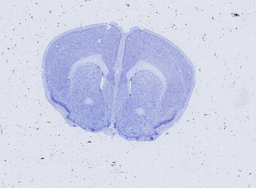
#> input picture sub-MD787_sample-1-0454_ce-nissl_BF.png, 256 x 193 px, shrunk from 840 x 632 before the run
$ jupyter execute 'MM to be uploaded to Github.ipynb'   (shell and % lines are left out)
#> lines starting #> are read from the running program, lines starting #| are printed output that depends on the picture; after the words box and inside, x2 and y2 are one past the last pixel; in counts of white or black regions, pixels touching at a corner belong together; long printed decimals are rounded
[cell 1]
import numpy as np
import scipy
import matplotlib.pyplot as plt
from scipy.interpolate import interpn
from scipy.sparse import diags
import time
import cProfile
import re
import skimage.measure
import pickle

[cell 2]
Image1=plt.imread('sub-MD787_sample-1-0454_ce-nissl_BF.png')
#> Image1 is the input picture: shape (193, 256, 4) float32; mean R, G, B, A 0.817, 0.834, 0.911, 1
Image1 = np.mean(Image1[...,:3],-1)
#> Image1: shape (193, 256) float32
ind = Image1>0.95
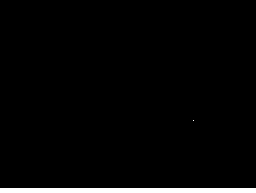
#> ind: shape (193, 256) bool; 2.6% white; 2 white regions (1 under 20 px), largest, box (x1, y1, x2, y2) and area: (0, 188, 256, 193) 1280
ind = np.prod(ind,1)==0
Image1 = Image1[ind]
#> Image1: shape (188, 256) float32
Image1=np.quantile(Image1,0.99)-Image1
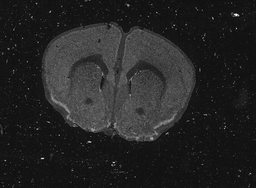
#> Image1: shape (188, 256) float32; min -0.0458, max 0.693, mean 0.061; drawn with min black and max white
Image1 = skimage.measure.block_reduce(Image1, (3,3), np.mean)
#> Image1: shape (63, 86) float32
Image1.shape
#> Out = (63, 86)

[cell 3]
Image0=plt.imread('sub-MD787_sample-1-0457_ce-nissl_BF.png')
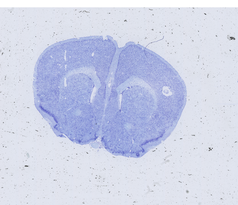
#> input picture sub-MD787_sample-1-0457_ce-nissl_BF.png, 238 x 205 px, shrunk from 780 x 672 before the run
#> Image0 is the input picture: shape (205, 238, 4) float32; mean R, G, B, A 0.809, 0.83, 0.912, 1
Image0 = np.mean(Image0[...,:3],-1)
#> Image0: shape (205, 238) float32
ind = Image0>0.95
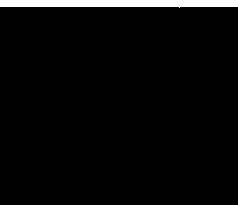
#> ind: shape (205, 238) bool; 3.4% white; 1 white region, box (x1, y1, x2, y2) and area: (0, 0, 238, 8) 1667
ind = np.prod(ind,1)==0
Image0 = Image0[ind]
#> Image0: shape (198, 238) float32
Image0=np.quantile(Image0,0.99)-Image0
Image0 = skimage.measure.block_reduce(Image0, (3,3), np.mean)
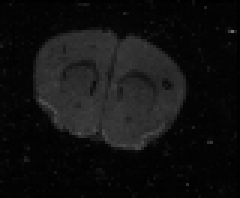
#> Image0: shape (66, 80) float32 (shown 3 times larger); min 0.00218, max 0.437, mean 0.0683
Image0.shape
#> Out = (66, 80)

[cell 4]
ImageList=[Image0,Image1]

[cell 5]
fig,ax = plt.subplots()
ax.imshow(Image1)

[cell 6]
fig,ax = plt.subplots()
ax.imshow(Image0)

[cell 7]
def SVD(thetan,cn,I,J,n,sigma):
    # set the standard deviation of Gaussian interpolation as sigma and write the rotation matrix at iteration n as Rn
    Rn=np.array([[np.cos(thetan),-np.sin(thetan)],[np.sin(thetan),np.cos(thetan)]])


    # set XIMatrix to be the (i,j)-coordinates of each pixel of image I
    locationI=np.meshgrid(np.linspace(0,I.shape[1]-1,I.shape[1]),np.linspace(0,I.shape[0]-1,I.shape[0]))
    XIMatrix=np.stack((locationI[1],locationI[0]),axis=-1)

    # Calculate the x-axis coordinates of the nearest point to the left of each transformed pixel of image I
    valX=(np.dot(XIMatrix,np.array([-dI[0]*Rn[1][0],dI[1]*Rn[0][0]]))+(Rn@XI[0][0])[0]+cn[0]-XJ[0][0][0])/dJ[1]

    # Keep only the non-negative x-axis coordinates


    valXmod=(valX>=(n+1))*valX

    # Keep only the non-nagative x-axis coordinates that are to the left of the rightmost x-axis coordinate of image J
    valXfinal=valXmod*(valXmod<=(nJ[1]-(n+1)))
    zeroX=(valX>=(n+1))*(valXmod<=(nJ[1]-(n+1)))

    # The x-axis distances between the transformed image I pixels and the nearest image J pixels
    diffx1=np.modf(valXfinal)[0]*dJ[1]

    # Calculate the y-axis coordinates of the nearest point under each transformed pixel of image I
    valY=(np.dot(XIMatrix,np.array([dI[0]*Rn[0][0],dI[1]*Rn[1][0]]))+(Rn@XI[0][0])[1]+cn[1]-XJ[0][0][1])/dJ[0]
    valYmod=(valY>=(n+1))*valY
    #print(val_.shape)

    # Restrict to only those coordinates within the range of image J.
    valYfinal=valYmod*(valYmod<=(nJ[0]-(n+1)))
    zeroY=(valY>=(n+1))*(valYmod<=(nJ[0]-(n+1)))

    # The x-axis and y-axis distances between the transformed image I pixels and the nearest image J pixels
    diffy1=np.modf(valYfinal)[0]*dJ[0]


    # Obtain the (i,j)-coordinates of the 16 neartest image J pixels for each of the transformed image I pixels
    locxJ=np.modf(valXfinal)[1]
    locyJ=np.modf(valYfinal)[1]
    Original=(np.stack((locyJ,locxJ),axis=-1)).astype(int)

    Jpoints = np.zeros([2*n,2*n,XI.shape[1],XI.shape[0],2],dtype=int)
    Diffs=np.zeros([2*n,2*n,2,XI.shape[1],XI.shape[0]])

    expon=np.zeros([2*n,2*n,XI.shape[1],XI.shape[0]])
    Jlist=np.zeros([2*n,2*n,XI.shape[1],XI.shape[0]])
    Jposition_1=np.zeros([2*n,2*n,XI.shape[1],XI.shape[0]])
    Jposition_2=np.zeros([2*n,2*n,XI.shape[1],XI.shape[0]])
    Jposition=np.zeros([2*n,2*n,XI.shape[1],XI.shape[0],2])
    W=np.zeros([2*n,2*n,XI.shape[1],XI.shape[0]])
    Cost=0
    WPsum=np.zeros([2*n,2*n,2])
    WQsum=np.zeros([2*n,2*n,2])
    WPsumm=np.array([0,0])
    WQsumm=np.array([0,0])
    for i in range(0,2*n):
        for j in range(0,2*n):
            Jpoints[i][j]=(Original-np.array([n-1,n-1])+np.array([i,j]))
            Diffs[i][j][0]=diffx1+(n-1-j)*dJ[1]
            Diffs[i][j][1]=diffy1+(n-1-i)*dJ[0]

            expon[i][j]=np.exp(-1*np.sum(np.square(Diffs[i][j]),axis=0)/(4*sigma**2))
            Jlist[i][j]=J[Jpoints[i][j][:,:,0].astype(int),Jpoints[i][j][:,:,1].astype(int)]
            Jposition_1[i][j]=XJ[:,:,0].T[Jpoints[i][j][:,:,0].astype(int),Jpoints[i][j][:,:,1].astype(int)]
            Jposition_2[i][j]=XJ[:,:,1].T[Jpoints[i][j][:,:,0].astype(int),Jpoints[i][j][:,:,1].astype(int)]
            Jposition[i][j]=np.stack((Jposition_1[i][j],Jposition_2[i][j]),axis=-1)
            W[i][j]=zeroX*zeroY*I*Jlist[i][j]*expon[i][j]
            Cost=Cost+np.sum(W[i][j])
            WPsum[i][j]=np.sum(np.sum(np.stack((W[i][j].T*XI[:,:,0],W[i][j].T*XI[:,:,1]),axis=-1),axis=0),axis=0)
            WPsumm=WPsumm+WPsum[i][j]
            WQsum[i][j]=np.sum(np.sum(np.stack((W[i][j]*Jposition_1[i,j],W[i][j]*Jposition_2[i,j]),axis=-1),axis=0),axis=0)
            WQsumm=WQsumm+WQsum[i][j]

    Pmean=WPsumm/Cost
    Qmean=WQsumm/Cost
    XInew=np.transpose(XI-Pmean,(1,0,2))
    XIreshape=np.reshape(XInew,(XInew.shape[0]*XInew.shape[1],2))
    XJnew=np.zeros([2*n,2*n,XI.shape[1],XI.shape[0],2])
    XJreshape=np.zeros([2*n,2*n,XI.shape[1]*XI.shape[0],2])
    Wdiag=[[None]*(2*n)]*(2*n)
    WYT=np.zeros([I.shape[0]*I.shape[1],2])
    for i in range(0,2*n):
        for j in range(0,2*n):
            XJnew[i][j]=Jposition[i][j]-Qmean
            XJreshape[i][j]=np.reshape(XJnew[i][j],(XJnew[i][j].shape[0]*XJnew[i][j].shape[1],2))
            Wdiag[i][j]=scipy.sparse.diags(W[i][j].flatten())
            WYT=WYT+Wdiag[i][j]@XJreshape[i][j]


    U,S,Vt = np.linalg.svd(XIreshape.T@WYT)

    # Extract the orthogonal matrix from the SVD decomposition
    OrthoMatrix = (U@Vt).T

    # Returns the rotation matrix, the translation vector, the angle of rotation, the truncated objective function and the smallest singular value
    return [OrthoMatrix,Qmean-OrthoMatrix@Pmean,np.arctan2(OrthoMatrix[1][0],OrthoMatrix[0][0]),Cost, np.min(S)]

[cell 8]
def Grad(thetan,cn,I,J,n,sigma):
    # n is the number of layers of neighborhood points
    # set the standard deviation of Gaussian interpolation as sigma and write the rotation matrix at iteration n as Rn
    Rn=np.array([[np.cos(thetan),-np.sin(thetan)],[np.sin(thetan),np.cos(thetan)]])
    dRn=np.array([[-np.sin(thetan),-np.cos(thetan)],[np.cos(thetan),-np.sin(thetan)]])


    # set XIMatrix to be the (i,j)-coordinates of each pixel of image I
    locationI=np.meshgrid(np.linspace(0,I.shape[1]-1,I.shape[1]),np.linspace(0,I.shape[0]-1,I.shape[0]))
    XIMatrix=np.stack((locationI[1],locationI[0]),axis=-1)

    # Calculate the x-axis coordinates of the nearest point to the left of each transformed pixel of image I
    valX=(np.dot(XIMatrix,np.array([-dI[0]*Rn[1][0],dI[1]*Rn[0][0]]))+(Rn@XI[0][0])[0]+cn[0]-XJ[0][0][0])/dJ[1]

    val_=(dRn[0][0]*XI+dRn[1][0]*np.array([-1,1])*np.flip(XI,axis=-1)).T

    # Keep only the non-negative x-axis coordinates
    valXmod=(valX>=(n+1))*valX

    # Keep only the non-nagative x-axis coordinates that are to the left of the rightmost x-axis coordinate of image J
    valXfinal=valXmod*(valXmod<=(nJ[1]-(n+1)))
    zeroX=(valX>=(n+1))*(valXmod<=(nJ[1]-(n+1)))

    # The x-axis distances between the transformed image I pixels and the nearest image J pixels
    diffx1=np.modf(valXfinal)[0]*dJ[1]
    #print('diffx1 is',diffx1[0][0])
    #print('dJ1 is',dJ[1])
    #print('test 1 is', test1)


    # Calculate the y-axis coordinates of the nearest point under each transformed pixel of image I
    valY=(np.dot(XIMatrix,np.array([dI[0]*Rn[0][0],dI[1]*Rn[1][0]]))+(Rn@XI[0][0])[1]+cn[1]-XJ[0][0][1])/dJ[0]
    valYmod=(valY>=(n+1))*valY

    # Restrict to only those coordinates within the range of image J.
    valYfinal=valYmod*(valYmod<=(nJ[0]-(n+1)))
    zeroY=(valY>=(n+1))*(valYmod<=(nJ[0]-(n+1)))

    # The x-axis and y-axis distances between the transformed image I pixels and the nearest image J pixels
    diffy1=np.modf(valYfinal)[0]*dJ[0]

    # Obtain the (i,j)-coordinates of the 16 neartest image J pixels for each of the transformed image I pixels
    locxJ=np.modf(valXfinal)[1]
    locyJ=np.modf(valYfinal)[1]

    Original=(np.stack((locyJ,locxJ),axis=-1)).astype(int)
    Jpoints = np.zeros([2*n,2*n,XI.shape[1],XI.shape[0],2])
    Diffs=np.zeros([2*n,2*n,2,XI.shape[1],XI.shape[0]])
    dotp=np.zeros([2*n,2*n,XI.shape[1],XI.shape[0]])
    expon=np.zeros([2*n,2*n,XI.shape[1],XI.shape[0]])
    Jlist=np.zeros([2*n,2*n,XI.shape[1],XI.shape[0]])
    Jposition_1=np.zeros([2*n,2*n,XI.shape[1],XI.shape[0]])
    Jposition_2=np.zeros([2*n,2*n,XI.shape[1],XI.shape[0]])
    Jposition=np.zeros([2*n,2*n,XI.shape[1],XI.shape[0],2])
    W=np.zeros([2*n,2*n,XI.shape[1],XI.shape[0]])
    Wa=np.zeros([2*n,2*n])
    Wb=np.zeros([2*n,2*n])
    Wc=np.zeros([2*n,2*n])
    Cost=0
    vect1=0
    vect2=0
    vect3=0
    for i in range(0,2*n):
        for j in range(0,2*n):
            Jpoints[i][j]=(Original-np.array([n-1,n-1])+np.array([i,j])).astype(int)
            Diffs[i][j][0]=diffx1+(n-1-j)*dJ[1]
            Diffs[i][j][1]=diffy1+(n-1-i)*dJ[0]
            dotp[i][j]=Diffs[i][j][0]*val_[0,:,:]+Diffs[i][j][1]*val_[1,:,:]
            expon[i][j]=np.exp(-1*np.sum(np.square(Diffs[i][j]),axis=0)/(4*sigma**2))
            Jlist[i][j]=J[Jpoints[i][j][:,:,0].astype(int),Jpoints[i][j][:,:,1].astype(int)]

            W[i][j]=zeroX*zeroY*I*Jlist[i][j]*expon[i][j]
            Cost=Cost+np.sum(W[i][j])
            Wa[i][j]=np.sum(W[i][j]*dotp[i][j])
            vect1=vect1+Wa[i][j]
            Wb[i][j]=np.sum(W[i][j]*Diffs[i][j][0])
            vect2=vect2+Wb[i][j]
            Wc[i][j]=np.sum(W[i][j]*Diffs[i][j][1])
            vect3=vect3+Wc[i][j]
    return [np.array([vect1,vect2,vect3]),Cost]

[cell 9]
def NestMM(theta,c,iteration,I,J,n,sigma):
    Cost=[]
    start=time.time()
    Time=[]
    thetaclist=[]
    thetaxlist=[theta,theta]
    cxlist=[c,c]
    for it in range(0,iteration):
        SVD1=SVD(theta,c,I,J,n,sigma)
        thetaxx=SVD1[2]
        cxx=SVD1[1]
        thetaxlist[0]=thetaxlist[1]
        thetaxlist[1]=thetaxx
        cxlist[0]=cxlist[1]
        cxlist[1]=cxx
        theta=thetaxlist[1]+(it/(it+3))*(thetaxlist[1]-thetaxlist[0])
        c=cxlist[1]+(it/(it+3))*(cxlist[1]-cxlist[0])

        thetaclist.append(np.array([theta,c[0],c[1]]))
        print('theta is',SVD1[2]*180/np.pi)
        print('translation is',SVD1[1])
        print('cost is',SVD1[3])
        Cost.append(SVD1[3])
        Time.append(time.time()-start)

    return [np.array([theta,c[0],c[1]]),Cost,Time,thetaclist]

[cell 10]
CostList=[]
TimeList=[]

for i in range(0,1):

    dI = np.array([1,1])
    dJ = np.array([1,1])
    nI = np.array([ImageList[i].shape[0],ImageList[i].shape[1]])
    nJ = np.array([ImageList[i+1].shape[0],ImageList[i+1].shape[1]])
    def x_from_n_d(n,d,centered=True):
        return [np.arange(n_)*d_ - (n_-1)*d_/2.0*centered for n_,d_ in zip(n,d)]
    x0 = x_from_n_d(nI,dI)
    X0 = np.stack(np.meshgrid(*x0,indexing='ij'))
    x1 = x_from_n_d(nJ,dJ)
    X1 = np.stack(np.meshgrid(*x1,indexing='ij'))
    xI = [np.arange(n)*d - (n-1)*d/2.0 for n,d in zip(nI,dI)] # sometimes I will put the origin in the middle
    # check that origin is in the middle like this: np.mean(xI[0])
    # the pixel size is important because we want the translation vector to have physical units in microns
    xI[0],xI[1]=xI[1],xI[0]
    xJ = [np.arange(n)*d - (n-1)*d/2.0 for n,d in zip(nJ,dJ)]
    # now we'll build arrays that store pixel locations instead of lists
    xJ[0],xJ[1]=xJ[1],xJ[0]


    XI = np.stack(np.meshgrid(*xI,indexing='ij'),-1)
    XJ = np.stack(np.meshgrid(*xJ,indexing='ij'),-1)

    Result=NestMM(0.1,np.array([0,0]),50,ImageList[i],ImageList[i+1],4,1.0)
    CostList.append(Result[1])
    TimeList.append(Result[2])
#> this loop made 1 pass
#> pass 1, in SVD, `valX=(np.dot(XIMatrix,np.array([-dI[0]*Rn[1][0],dI[1]*Rn[0][0]]))+(Rn@..`:
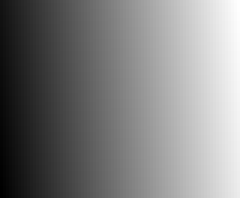
#> valX: shape (66, 80) float64 (shown 3 times larger); min -0.0473, max 85.05, mean 42.5; drawn with min black and max white
#> pass 1, in SVD, `zeroX=(valX>=(n+1))*(valXmod<=(nJ[1]-(n+1)))`:
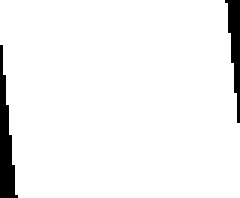
#> zeroX: shape (66, 80) bool (shown 3 times larger); 95.1% white; 2 black regions, box (x1, y1, x2, y2) and area: (0, 15, 6, 66) 156, (75, 0, 80, 41) 105
#> after the loop, CostList = 1 item; TimeList = 1 item

[cell 11]
def BLNestGradDesc1(theta,c,gamma,alpha,iteration,I,J,n,sigma):
    Cost=[]
    start=time.time()
    Time=[]
    thetaclist=[]
    thetaxlist=[theta,theta]
    cxlist=[c,c]
    for it in range(0,iteration):
        gradi=Grad(theta,np.array([c[0],c[1]]),I,J,n,sigma)
        thetaxx=theta-gamma*gradi[0][0]
        cxx=c-alpha*Grad(thetaxx,np.array([c[0],c[1]]),I,J,n,sigma)[0][1:3]
        thetaxlist[0]=thetaxlist[1]
        thetaxlist[1]=thetaxx
        cxlist[0]=cxlist[1]
        cxlist[1]=cxx

        theta=thetaxlist[1]+(it/(it+3))*(thetaxlist[1]-thetaxlist[0])
        c=cxlist[1]+(it/(it+3))*(cxlist[1]-cxlist[0])
        thetaclist.append(np.array([theta,c[0],c[1]]))
        print("theta is",theta*180/np.pi)
        print('translation is', c)
        print("Cost is", gradi[1])
        Cost.append(gradi[1])
        Time.append(time.time()-start)

    return [np.array([theta,c[0],c[1]]),Cost,Time,thetaclist]

[cell 12]
GDCostList=[]
GDTimeList=[]

for i in range(0,1):

    dI = np.array([1,1])
    dJ = np.array([1,1])
    nI = np.array([ImageList[i].shape[0],ImageList[i].shape[1]])
    nJ = np.array([ImageList[i+1].shape[0],ImageList[i+1].shape[1]])
    def x_from_n_d(n,d,centered=True):
        return [np.arange(n_)*d_ - (n_-1)*d_/2.0*centered for n_,d_ in zip(n,d)]
    x0 = x_from_n_d(nI,dI)
    X0 = np.stack(np.meshgrid(*x0,indexing='ij'))
    x1 = x_from_n_d(nJ,dJ)
    X1 = np.stack(np.meshgrid(*x1,indexing='ij'))
    xI = [np.arange(n)*d - (n-1)*d/2.0 for n,d in zip(nI,dI)] # sometimes I will put the origin in the middle
        # check that origin is in the middle like this: np.mean(xI[0])
        # the pixel size is important because we want the translation vector to have physical units in microns
    xI[0],xI[1]=xI[1],xI[0]
    xJ = [np.arange(n)*d - (n-1)*d/2.0 for n,d in zip(nJ,dJ)]
        # now we'll build arrays that store pixel locations instead of lists
    xJ[0],xJ[1]=xJ[1],xJ[0]


    XI = np.stack(np.meshgrid(*xI,indexing='ij'),-1)
    XJ = np.stack(np.meshgrid(*xJ,indexing='ij'),-1)

    GDResult=BLNestGradDesc1(0.1,np.array([0,0]),0.000001,0.00005,50,ImageList[i],ImageList[i+1],4,1.0)
    GDCostList.append(GDResult[1])
    GDTimeList.append(GDResult[2])
#> this loop made 1 pass
#| translation is [-0.0002412 -0.0001763]
#| translation is [-0.000542   -0.0003995]
#| translation is [-0.0009026 -0.0006656]
#| translation is [-0.00132 -0.000977  ]
#| translation is [-0.001797  -0.001335]
#| translation is [-0.00233 -0.001741]
#| translation is [-0.002922 -0.002193]
#| translation is [-0.00357 -0.002692]
#| translation is [-0.00427 -0.003238]
#| translation is [-0.005024 -0.003833]
#> (further printed lines are left out)
#> pass 1, in Grad, `diffx1=np.modf(valXfinal)[0]*dJ[1]`:
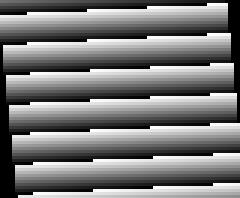
#> diffx1: shape (66, 80) float64 (shown 3 times larger); min 0, max 0.999, mean 0.475
#> pass 1, in Grad, `valYfinal=valYmod*(valYmod<=(nJ[0]-(n+1)))`:
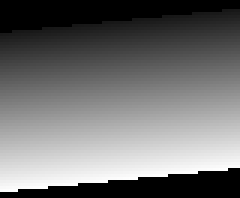
#> valYfinal: shape (66, 80) float64 (shown 3 times larger); min 0, max 57.93, mean 25.4; drawn with min black and max white
#> after the loop, GDCostList = 1 item; GDTimeList = 1 item

[cell 13]
# make I0

dI = np.array([1,1])
dJ = np.array([1,1])
nI = np.array([ImageList[0].shape[0],ImageList[0].shape[1]])
nJ = np.array([ImageList[0+1].shape[0],ImageList[0+1].shape[1]])

def x_from_n_d(n,d,centered=True):
    return [np.arange(n_)*d_ - (n_-1)*d_/2.0*centered for n_,d_ in zip(n,d)]
x0 = x_from_n_d(nI,dI)
X0 = np.stack(np.meshgrid(*x0,indexing='ij'))
x1 = x_from_n_d(nJ,dJ)
X1 = np.stack(np.meshgrid(*x1,indexing='ij'))
xI = [np.arange(n)*d - (n-1)*d/2.0 for n,d in zip(nI,dI)] # sometimes I will put the origin in the middle
# check that origin is in the middle like this: np.mean(xI[0])
# the pixel size is important because we want the translation vector to have physical units in microns
xI[0],xI[1]=xI[1],xI[0]
xJ = [np.arange(n)*d - (n-1)*d/2.0 for n,d in zip(nJ,dJ)]
# now we'll build arrays that store pixel locations instead of lists
xJ[0],xJ[1]=xJ[1],xJ[0]


XI = np.stack(np.meshgrid(*xI,indexing='ij'),-1)
XJ = np.stack(np.meshgrid(*xJ,indexing='ij'),-1)


fig,ax = plt.subplots()
ax.imshow(ImageList[0],origin='lower',extent=(x0[1][0],x0[1][-1],x0[0][0],x0[0][-1]))
# make I1
thetastar = 0.015*np.pi/180
Rstar = np.array([[np.cos(thetastar),-np.sin(thetastar),8.96],[np.sin(thetastar),np.cos(thetastar),-8.46],[0,0,1]])
Ristar = np.linalg.inv(Rstar)

Xs = (Ristar[:2,:2]@X1.transpose(1,2,0)[...,None])[...,0] + Ristar[:2,-1]
RI0 = interpn(x0,ImageList[0],Xs,bounds_error=False,fill_value=0.0)
fig,ax = plt.subplots()
ax.imshow(RI0-ImageList[1],origin='lower',extent=(x1[1][0],x1[1][-1],x1[0][0],x1[0][-1]))

[cell 14]
fig,ax = plt.subplots()
plt.plot(GDCostList,GDTimeList,'r')
plt.plot(CostList,TimeList,'b')
plt.ylabel('Objective Func')
plt.xlabel('time')
plt.show()
ax.set_title('Time-Cost')

[cell 15]
# make I0
# make I0

dI = np.array([1,1])
dJ = np.array([1,1])
nI = np.array([70,70])
nJ = np.array([70,70])

def x_from_n_d(n,d,centered=True):
    return [np.arange(n_)*d_ - (n_-1)*d_/2.0*centered for n_,d_ in zip(n,d)]
x0 = x_from_n_d(nI,dI)
X0 = np.stack(np.meshgrid(*x0,indexing='ij'))
x1 = x_from_n_d(nJ,dJ)
X1 = np.stack(np.meshgrid(*x1,indexing='ij'))
xI = [np.arange(n)*d - (n-1)*d/2.0 for n,d in zip(nI,dI)] # sometimes I will put the origin in the middle
# check that origin is in the middle like this: np.mean(xI[0])
# the pixel size is important because we want the translation vector to have physical units in microns
xI[0],xI[1]=xI[1],xI[0]
xJ = [np.arange(n)*d - (n-1)*d/2.0 for n,d in zip(nJ,dJ)]
# now we'll build arrays that store pixel locations instead of lists
xJ[0],xJ[1]=xJ[1],xJ[0]


XI = np.stack(np.meshgrid(*xI,indexing='ij'),-1)
XJ = np.stack(np.meshgrid(*xJ,indexing='ij'),-1)
I0 = ((np.abs(X0[0]) <= 20.0)*(np.abs(X0[1]) < 8.0)).astype(float)

fig,ax = plt.subplots()
ax.imshow(I0,origin='lower',extent=(x0[1][0],x0[1][-1],x0[0][0],x0[0][-1]))
# make I1
thetastar = 15*np.pi/180
Rstar = np.array([[np.cos(thetastar),-np.sin(thetastar),3],[np.sin(thetastar),np.cos(thetastar),1],[0,0,1]])
Ristar = np.linalg.inv(Rstar)
print(Ristar)
Xs = (Ristar[:2,:2]@X1.transpose(1,2,0)[...,None])[...,0] + Ristar[:2,-1]
I1 = interpn(x0,I0,Xs,bounds_error=False,fill_value=0.0)
fig,ax = plt.subplots()
ax.imshow(I1,origin='lower',extent=(x1[1][0],x1[1][-1],x1[0][0],x1[0][-1]))
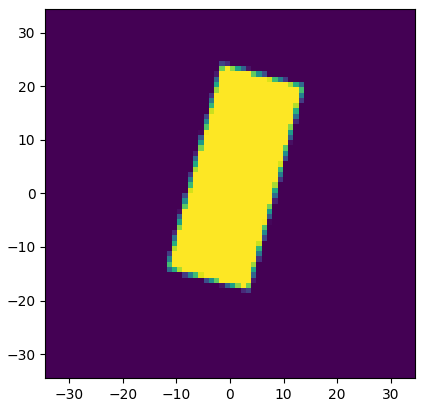
#> figure drawn by matplotlib, 1 panel
